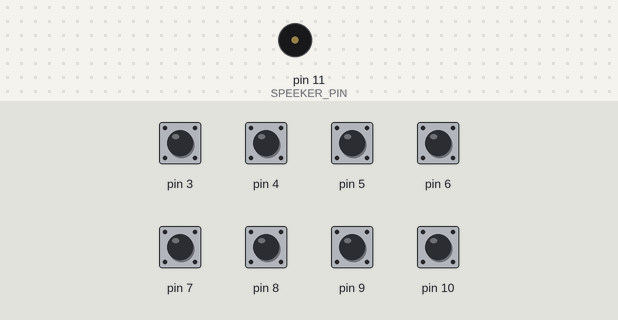
Bench run of a sketch on a simulated Arduino Uno, built with avr-gcc and run on an emulated ATmega328P. Parts: buzzer (waves = sounding). Inputs (shaded band) come from the test bench; at power-on: pin 3–10 HIGH.

Above: at 1.2 s.
1.3 s: pin 3 pulled LOW for 0.15 s
At 1.9 s:
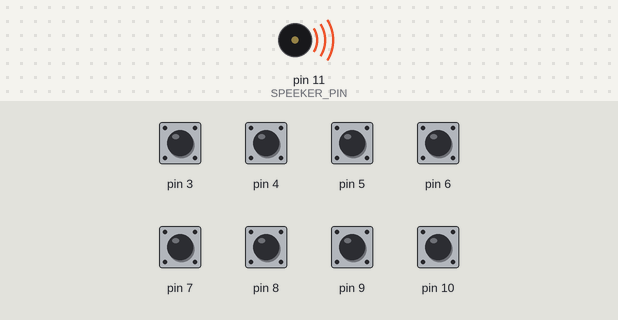
Timing chart, 0 to 4.3 s (numbered marks = the images above; inputs shaded):
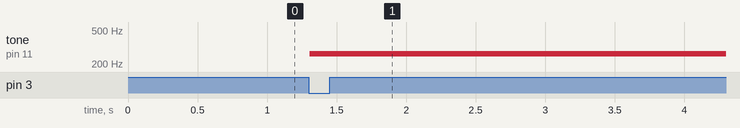

The sketch:

Piano.ino
```cpp
/*
  Arduino Piano

  Created  05 DEC 2014
  by Abdullah Alhazmy
  For more inforamtion vist: http://alhazmy13.net
  */

#include <CapacitiveSensor.h>

#define COMMON_PIN      2
#define SPEEKER_PIN      11
#define NUM_OF_SAMPLES  10
#define CAP_THRESHOLD   150
#define NUM_OF_KEYS     8

#define CS(Y) CapacitiveSensor(2, Y)

int notes[]={262,294,330,349,392,440,294,523};


CapacitiveSensor keys[] = {CS(3), CS(4), CS(5), CS(6), CS(7), CS(8), CS(9), CS(10)};

void setup() {
  // Turn off on all channels:
  for(int i=0; i<8; ++i) {
    keys[i].set_CS_AutocaL_Millis(0xFFFFFFFF);
  }

  pinMode(SPEEKER_PIN, OUTPUT);
}

void loop() {

  for (int i = 0; i < 8; ++i) {
    // play a note:
    if(keys[i].capacitiveSensor(NUM_OF_SAMPLES) > CAP_THRESHOLD) {
      tone(SPEEKER_PIN, notes[i]);
    }
  }
  pinMode(SPEEKER_PIN, OUTPUT);

}
```

Measured:
- after the input at 1.3 s, tone on pin 11 (SPEEKER_PIN): silent → 262 Hz at once
